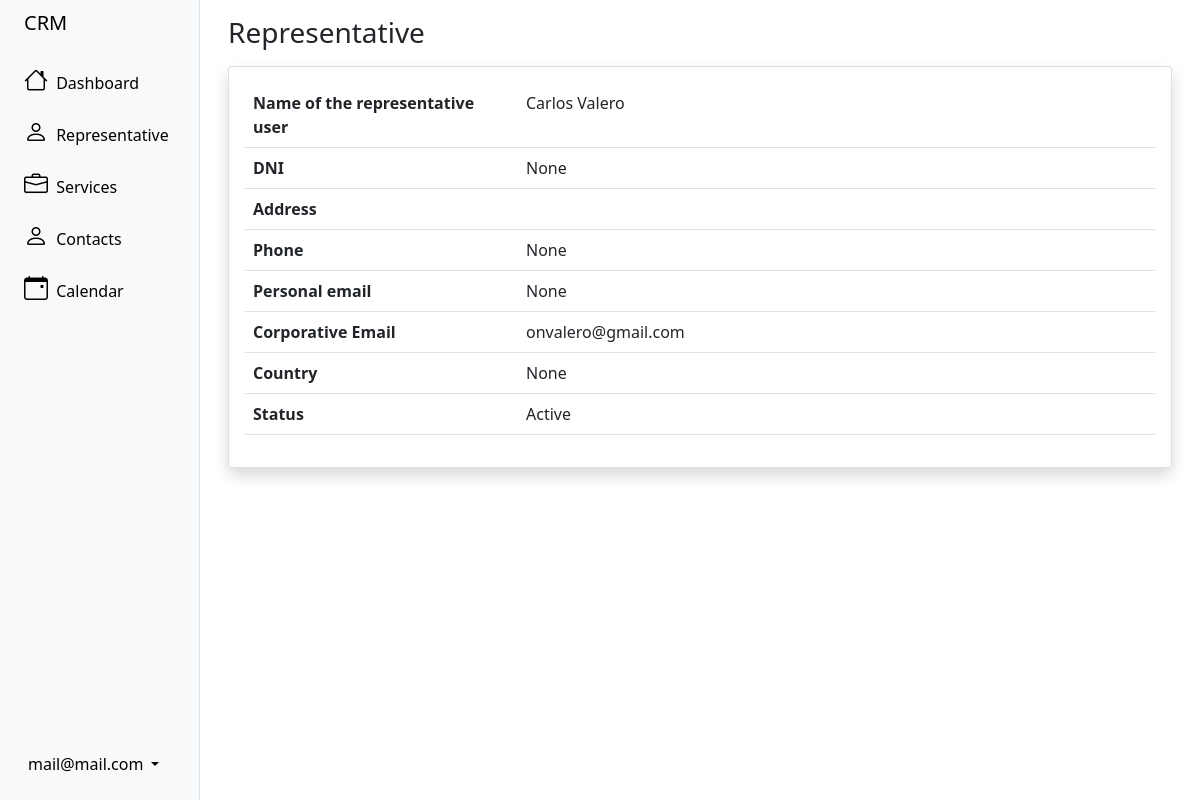
The app's page /user/viewRepresentative/3 (signed in), older data.
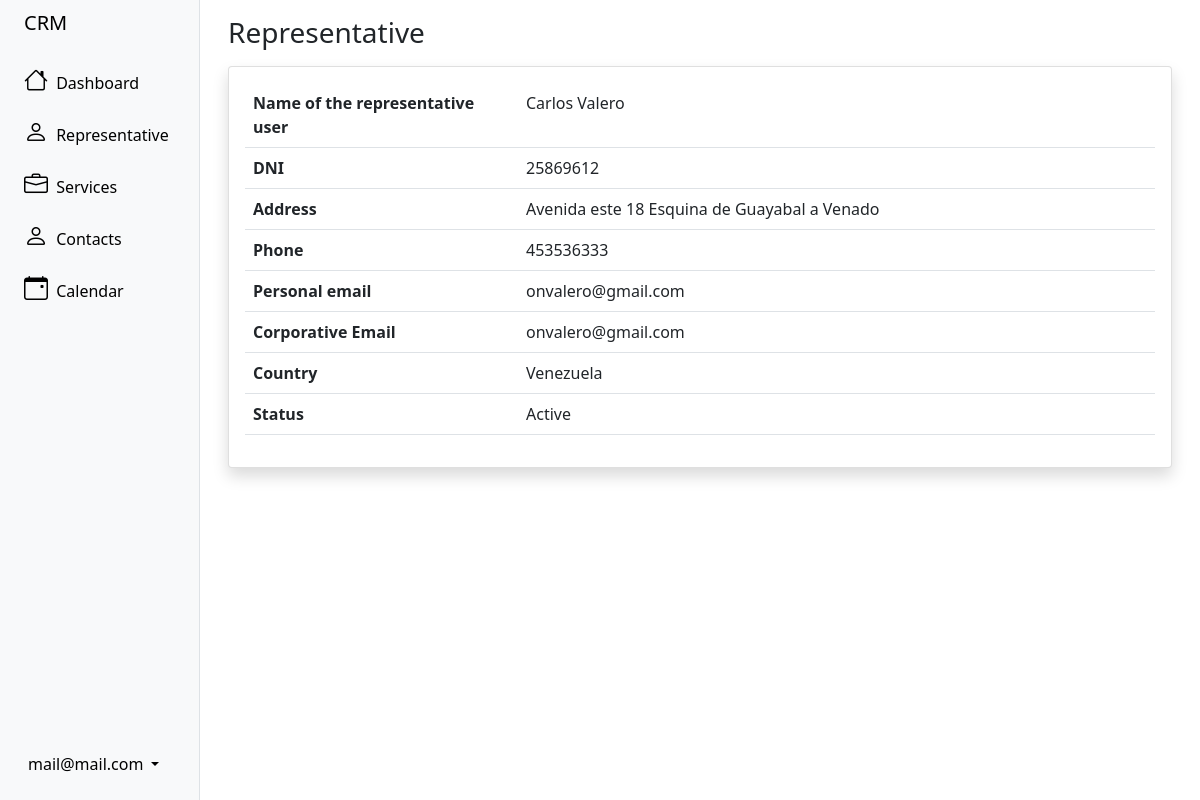
The same page, newer data.
### user/models.py (models this page shows, shortened)
class crmUser(AbstractBaseUser):
	status = models.BooleanField('Status', default=True)
	admin_user = models.BooleanField('Admin', default=False)
	name = models.CharField('Name', max_length=100)
	last_name = models.CharField('Last name', max_length=100)
	user_email = models.EmailField('User email', unique=True, max_length=255)
	personal_email = models.EmailField('Personal email', unique=True, max_length=255, blank=True, null=True)
	dni = models.IntegerField('DNI', unique=True, blank=True, null=True)
	address = models.TextField('Address', blank=True, null=True)
	phone_number = models.IntegerField('Phone number', blank=True, null=True)
	country = CountryField('Country', blank=True, null=True)
	objects = crmUserManager()
	USERNAME_FIELD = 'user_email'
	REQUIRED_FIELDS = ['name', 'last_name']
	@property
	def is_staff(self):
		return self.admin_user

### user/views.py (the view)
# urls.py: path('viewRepresentative/<id>', viewRepresentative, name='viewRepresentative'),
@login_required
def viewRepresentative(request, id):
	if request.user.is_staff:
		try:
			context = crmUser.objects.get(id= id)
		except crmUser.DoesNotExist:
			return redirect('representatives')
		return render(request, 'representatives/consult_representative.html', {'context': context})
	else:
		messages.error(request, 'You do not have permission to enter')
		return redirect('dashboard')

### templates/representatives/consult_representative.html
{% extends 'sidebar.html' %}
{% block content %}
<div class="container-fluid px-3 mt-3">
    <h1 class="h3 mb-3 text-gray-800">Representative</h1>
    <div class="card shadow mb-4">
        <div class="card-body">
            <div class="table-responsive">
                <table class="table table-bordeless" id="dataTable" width="100%" cellspacing="0">
                    <tbody>
                        <tr>
                            <td class="align-left" style="width: 30%"><strong>Name of the representative user </strong></td>
                            <td class="align-left">{{context.name}} {{context.last_name}}</td>
                        </tr>
                        <tr>
                            <td class="align-left"><strong>DNI</strong></td>
                            <td class="align-left">{{context.dni}}</td>
                        </tr>
                        <tr>
                            <td class="align-left"><strong>Address</strong></td>
                            <td class="align-left">{{context.address}}</td>
                        </tr>
                        <tr>
                            <td class="align-left"><strong>Phone</strong></td>
                            <td class="align-left">{{context.phone_number}}</td>
                        </tr>
                        <tr>
                            <td class="align-left"><strong>Personal email</strong></td>
                            <td class="align-left">{{context.personal_email}}</td>
                        </tr>
                        <tr>
                            <td class="align-left"><strong>Corporative Email</strong></td>
                            <td class="align-left">{{context.user_email}}</td>
                        </tr>
                        <tr>
                            <td class="align-left"><strong>Country</strong></td>
                            <td class="align-left">{{context.country}}</td>
                        </tr>
                        <tr>
                            <td class="align-left"><strong>Status</strong></td>
                            <td class="align-left">{% if context.status %} Active {% else %} Inactive {% endif %}</td>
                        </tr>
                    </tbody>
                </table>
            </div>
        </div>
    </div>
</div>
{% endblock content %}

Row changes from the older to the newer data that the page shows:
changed crmUser "Carlos": dni "None" → "25869612"; address (not shown) → "Avenida este 18 Esquina de Guayabal a Venado"; phone_number "None" → "453536333"; personal_email "None" → "onvalero@gmail.com"; country "None" → "Venezuela"
